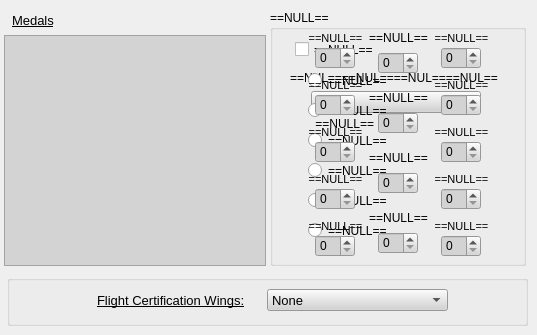
    <widget class="QWidget" name="tabMRF">
     <attribute name="title">
      <string>Medals, Ribbons and Wings</string>
     </attribute>
     <widget class="QGroupBox" name="groupBox_4">
      <property name="geometry">
       <rect>
        <x>7</x>
        <y>275</y>
        <width>521</width>
        <height>51</height>
       </rect>
      </property>
      <property name="title">
       <string/>
      </property>
      <widget class="QLabel" name="label_26">
       <property name="geometry">
        <rect>
         <x>90</x>
         <y>17</y>
         <width>161</width>
         <height>16</height>
        </rect>
       </property>
       <property name="font">
        <font>
         <family>Arial</family>
         <pointsize>10</pointsize>
         <weight>50</weight>
         <bold>false</bold>
         <underline>true</underline>
        </font>
       </property>
       <property name="text">
        <string>Flight Certification Wings:</string>
       </property>
      </widget>
      <widget class="QComboBox" name="cbFCHG">
       <property name="geometry">
        <rect>
         <x>260</x>
         <y>14</y>
         <width>181</width>
         <height>22</height>
        </rect>
       </property>
       <property name="font">
        <font>
         <family>Arial</family>
         <pointsize>10</pointsize>
        </font>
       </property>
       <property name="styleSheet">
        <string notr="true">background-color: rgb(211, 211, 211);</string>
       </property>
       <item>
        <property name="text">
         <string>None</string>
        </property>
       </item>
       <item>
        <property name="text">
         <string>1st Echelon (10 Pts)</string>
        </property>
       </item>
       <item>
        <property name="text">
         <string>2nd Echelon (25 Pts)</string>
        </property>
       </item>
       <item>
        <property name="text">
         <string>3rd Echelon (50 Pts)</string>
        </property>
       </item>
       <item>
        <property name="text">
         <string>4th Echelon (75 Pts)</string>
        </property>
       </item>
       <item>
        <property name="text">
         <string>5th Echelon (100 Pts)</string>
        </property>
       </item>
       <item>
        <property name="text">
         <string>6th Echelon (150 Pts)</string>
        </property>
       </item>
       <item>
        <property name="text">
         <string>7th Echelon (200 Pts)</string>
        </property>
       </item>
       <item>
        <property name="text">
         <string>8th Echelon (250 Pts)</string>
        </property>
       </item>
       <item>
        <property name="text">
         <string>9th Echelon (300 Pts)</string>
        </property>
       </item>
       <item>
        <property name="text">
         <string>10th Echelon (400 Pts)</string>
        </property>
       </item>
       <item>
        <property name="text">
         <string>11th Echelon (500 Pts)</string>
        </property>
       </item>
       <item>
        <property name="text">
         <string>12th Echelon (750 Pts)</string>
        </property>
       </item>
       <item>
        <property name="text">
         <string>13th Echelon (1,000 Pts)</string>
        </property>
       </item>
       <item>
        <property name="text">
         <string>14th Echelon (1,250 Pts)</string>
        </property>
       </item>
       <item>
        <property name="text">
         <string>15th Echelon (1,500 Pts)</string>
        </property>
       </item>
       <item>
        <property name="text">
         <string>16th Echelon (2,000 Pts)</string>
        </property>
       </item>
       <item>
        <property name="text">
         <string>17th Echelon (2,500 Pts)</string>
        </property>
       </item>
       <item>
        <property name="text">
         <string>18th Echelon (3,000 Pts)</string>
        </property>
       </item>
       <item>
        <property name="text">
         <string>19th Echelon (3,500 Pts)</string>
        </property>
       </item>
       <item>
        <property name="text">
         <string>20th Echelon (4,000 Pts)</string>
        </property>
       </item>
       <item>
        <property name="text">
         <string>21st Echelon (5,000 Pts)</string>
        </property>
       </item>
      </widget>
     </widget>
     <widget class="QLabel" name="label_24">
      <property name="geometry">
       <rect>
        <x>12</x>
        <y>12</y>
        <width>131</width>
        <height>16</height>
       </rect>
      </property>
      <property name="font">
       <font>
        <family>Arial</family>
        <pointsize>10</pointsize>
        <weight>50</weight>
        <bold>false</bold>
        <underline>true</underline>
       </font>
      </property>
      <property name="text">
       <string>Medals</string>
      </property>
     </widget>
     <widget class="QListWidget" name="lw_medals">
      <property name="geometry">
       <rect>
        <x>4</x>
        <y>35</y>
        <width>262</width>
        <height>231</height>
       </rect>
      </property>
      <property name="font">
       <font>
        <family>Arial</family>
       </font>
      </property>
      <property name="styleSheet">
       <string notr="true">background-color: rgb(211, 211, 211);</string>
      </property>
     </widget>
     <widget class="QGroupBox" name="gb_medals">
      <property name="geometry">
       <rect>
        <x>270</x>
        <y>10</y>
        <width>256</width>
        <height>256</height>
       </rect>
      </property>
      <property name="font">
       <font>
        <family>Arial</family>
        <pointsize>9</pointsize>
        <weight>50</weight>
        <bold>false</bold>
       </font>
      </property>
      <property name="title">
       <string>==NULL==</string>
      </property>
      <widget class="QCheckBox" name="cb_singleMedal">
       <property name="enabled">
        <bool>true</bool>
       </property>
       <property name="geometry">
        <rect>
         <x>25</x>
         <y>31</y>
         <width>221</width>
         <height>17</height>
        </rect>
       </property>
       <property name="font">
        <font>
         <family>Arial</family>
         <pointsize>9</pointsize>
        </font>
       </property>
       <property name="text">
        <string>==NULL==</string>
       </property>
      </widget>
      <widget class="QSpinBox" name="sb_multi_center1">
       <property name="geometry">
        <rect>
         <x>108</x>
         <y>42</y>
         <width>40</width>
         <height>22</height>
        </rect>
       </property>
       <property name="styleSheet">
        <string notr="true">background-color: rgb(211, 211, 211);</string>
       </property>
       <property name="maximum">
        <number>999</number>
       </property>
      </widget>
      <widget class="QLabel" name="lbl_multi_center1">
       <property name="geometry">
        <rect>
         <x>8</x>
         <y>18</y>
         <width>241</width>
         <height>20</height>
        </rect>
       </property>
       <property name="font">
        <font>
         <family>Arial</family>
         <pointsize>9</pointsize>
        </font>
       </property>
       <property name="text">
        <string>==NULL==</string>
       </property>
       <property name="alignment">
        <set>Qt::AlignCenter</set>
       </property>
      </widget>
      <widget class="QLabel" name="lbl_ranged">
       <property name="geometry">
        <rect>
         <x>3</x>
         <y>104</y>
         <width>101</width>
         <height>20</height>
        </rect>
       </property>
       <property name="font">
        <font>
         <family>Arial</family>
         <pointsize>9</pointsize>
        </font>
       </property>
       <property name="text">
        <string>==NULL==</string>
       </property>
       <property name="alignment">
        <set>Qt::AlignRight|Qt::AlignTrailing|Qt::AlignVCenter</set>
       </property>
      </widget>
      <widget class="QSpinBox" name="sb_multi_center2">
       <property name="geometry">
        <rect>
         <x>108</x>
         <y>102</y>
         <width>40</width>
         <height>22</height>
        </rect>
       </property>
       <property name="styleSheet">
        <string notr="true">background-color: rgb(211, 211, 211);</string>
       </property>
       <property name="maximum">
        <number>999</number>
       </property>
      </widget>
      <widget class="QLabel" name="lbl_multi_center2">
       <property name="geometry">
        <rect>
         <x>8</x>
         <y>78</y>
         <width>241</width>
         <height>20</height>
        </rect>
       </property>
       <property name="font">
        <font>
         <family>Arial</family>
         <pointsize>9</pointsize>
        </font>
       </property>
       <property name="text">
        <string>==NULL==</string>
       </property>
       <property name="alignment">
        <set>Qt::AlignCenter</set>
       </property>
      </widget>
      <widget class="QLabel" name="lbl_multi_center3">
       <property name="geometry">
        <rect>
         <x>8</x>
         <y>138</y>
         <width>241</width>
         <height>20</height>
        </rect>
       </property>
       <property name="font">
        <font>
         <family>Arial</family>
         <pointsize>9</pointsize>
        </font>
       </property>
       <property name="text">
        <string>==NULL==</string>
       </property>
       <property name="alignment">
        <set>Qt::AlignCenter</set>
       </property>
      </widget>
      <widget class="QSpinBox" name="sb_multi_center3">
       <property name="geometry">
        <rect>
         <x>108</x>
         <y>162</y>
         <width>40</width>
         <height>22</height>
        </rect>
       </property>
       <property name="styleSheet">
        <string notr="true">background-color: rgb(211, 211, 211);</string>
       </property>
       <property name="maximum">
        <number>999</number>
       </property>
      </widget>
      <widget class="QComboBox" name="combo_top">
       <property name="geometry">
        <rect>
         <x>41</x>
         <y>81</y>
         <width>170</width>
         <height>22</height>
        </rect>
       </property>
       <property name="styleSheet">
        <string notr="true">background-color: rgb(211, 211, 211);</string>
       </property>
      </widget>
      <widget class="QLabel" name="lbl_top_free_text">
       <property name="geometry">
        <rect>
         <x>20</x>
         <y>60</y>
         <width>215</width>
         <height>16</height>
        </rect>
       </property>
       <property name="text">
        <string>==NUL====NUL====NUL====NUL==</string>
       </property>
      </widget>
      <widget class="QRadioButton" name="rb_upgradeable_0">
       <property name="geometry">
        <rect>
         <x>38</x>
         <y>62</y>
         <width>211</width>
         <height>17</height>
        </rect>
       </property>
       <property name="text">
        <string>==NULL==</string>
       </property>
      </widget>
      <widget class="QRadioButton" name="rb_upgradeable_1">
       <property name="geometry">
        <rect>
         <x>38</x>
         <y>92</y>
         <width>211</width>
         <height>17</height>
        </rect>
       </property>
       <property name="text">
        <string>==NULL==</string>
       </property>
      </widget>
      <widget class="QRadioButton" name="rb_upgradeable_2">
       <property name="geometry">
        <rect>
         <x>38</x>
         <y>122</y>
         <width>211</width>
         <height>17</height>
        </rect>
       </property>
       <property name="text">
        <string>==NULL==</string>
       </property>
      </widget>
      <widget class="QRadioButton" name="rb_upgradeable_3">
       <property name="geometry">
        <rect>
         <x>38</x>
         <y>152</y>
         <width>211</width>
         <height>17</height>
        </rect>
       </property>
       <property name="text">
        <string>==NULL==</string>
       </property>
      </widget>
      <widget class="QRadioButton" name="rb_upgradeable_4">
       <property name="geometry">
        <rect>
         <x>38</x>
         <y>182</y>
         <width>211</width>
         <height>17</height>
        </rect>
       </property>
       <property name="text">
        <string>==NULL==</string>
       </property>
      </widget>
      <widget class="QRadioButton" name="rb_upgradeable_5">
       <property name="geometry">
        <rect>
         <x>38</x>
         <y>212</y>
         <width>211</width>
         <height>17</height>
        </rect>
       </property>
       <property name="text">
        <string>==NULL==</string>
       </property>
      </widget>
      <widget class="QSpinBox" name="sb_multi_center4">
       <property name="geometry">
        <rect>
         <x>108</x>
         <y>222</y>
         <width>40</width>
         <height>22</height>
        </rect>
       </property>
       <property name="styleSheet">
        <string notr="true">background-color: rgb(211, 211, 211);</string>
       </property>
       <property name="maximum">
        <number>999</number>
       </property>
      </widget>
      <widget class="QLabel" name="lbl_multi_center4">
       <property name="geometry">
        <rect>
         <x>8</x>
         <y>198</y>
         <width>241</width>
         <height>20</height>
        </rect>
       </property>
       <property name="font">
        <font>
         <family>Arial</family>
         <pointsize>9</pointsize>
        </font>
       </property>
       <property name="text">
        <string>==NULL==</string>
       </property>
       <property name="alignment">
        <set>Qt::AlignCenter</set>
       </property>
      </widget>
      <widget class="QLabel" name="lbl_multi_right4">
       <property name="geometry">
        <rect>
         <x>129</x>
         <y>159</y>
         <width>125</width>
         <height>20</height>
        </rect>
       </property>
       <property name="font">
        <font>
         <family>Arial</family>
         <pointsize>8</pointsize>
        </font>
       </property>
       <property name="text">
        <string>==NULL==</string>
       </property>
       <property name="alignment">
        <set>Qt::AlignCenter</set>
       </property>
      </widget>
      <widget class="QLabel" name="lbl_multi_right1">
       <property name="geometry">
        <rect>
         <x>129</x>
         <y>18</y>
         <width>125</width>
         <height>20</height>
        </rect>
       </property>
       <property name="font">
        <font>
         <family>Arial</family>
         <pointsize>8</pointsize>
        </font>
       </property>
       <property name="text">
        <string>==NULL==</string>
       </property>
       <property name="alignment">
        <set>Qt::AlignCenter</set>
       </property>
      </widget>
      <widget class="QLabel" name="lbl_multi_right3">
       <property name="geometry">
        <rect>
         <x>129</x>
         <y>112</y>
         <width>125</width>
         <height>20</height>
        </rect>
       </property>
       <property name="font">
        <font>
         <family>Arial</family>
         <pointsize>8</pointsize>
        </font>
       </property>
       <property name="text">
        <string>==NULL==</string>
       </property>
       <property name="alignment">
        <set>Qt::AlignCenter</set>
       </property>
      </widget>
      <widget class="QSpinBox" name="sb_multi_right1">
       <property name="geometry">
        <rect>
         <x>171</x>
         <y>37</y>
         <width>40</width>
         <height>22</height>
        </rect>
       </property>
       <property name="styleSheet">
        <string notr="true">background-color: rgb(211, 211, 211);</string>
       </property>
       <property name="maximum">
        <number>999</number>
       </property>
      </widget>
      <widget class="QLabel" name="lbl_multi_right2">
       <property name="geometry">
        <rect>
         <x>129</x>
         <y>65</y>
         <width>125</width>
         <height>20</height>
        </rect>
       </property>
       <property name="font">
        <font>
         <family>Arial</family>
         <pointsize>8</pointsize>
        </font>
       </property>
       <property name="text">
        <string>==NULL==</string>
       </property>
       <property name="alignment">
        <set>Qt::AlignCenter</set>
       </property>
      </widget>
      <widget class="QSpinBox" name="sb_multi_right2">
       <property name="geometry">
        <rect>
         <x>171</x>
         <y>84</y>
         <width>40</width>
         <height>22</height>
        </rect>
       </property>
       <property name="styleSheet">
        <string notr="true">background-color: rgb(211, 211, 211);</string>
       </property>
       <property name="maximum">
        <number>999</number>
       </property>
      </widget>
      <widget class="QSpinBox" name="sb_multi_right3">
       <property name="geometry">
        <rect>
         <x>171</x>
         <y>131</y>
         <width>40</width>
         <height>22</height>
        </rect>
       </property>
       <property name="styleSheet">
        <string notr="true">background-color: rgb(211, 211, 211);</string>
       </property>
       <property name="maximum">
        <number>999</number>
       </property>
      </widget>
      <widget class="QSpinBox" name="sb_multi_right4">
       <property name="geometry">
        <rect>
         <x>171</x>
         <y>178</y>
         <width>40</width>
         <height>22</height>
        </rect>
       </property>
       <property name="styleSheet">
        <string notr="true">background-color: rgb(211, 211, 211);</string>
       </property>
       <property name="maximum">
        <number>999</number>
       </property>
      </widget>
      <widget class="QSpinBox" name="sb_multi_left3">
       <property name="geometry">
        <rect>
         <x>45</x>
         <y>131</y>
         <width>40</width>
         <height>22</height>
        </rect>
       </property>
       <property name="styleSheet">
        <string notr="true">background-color: rgb(211, 211, 211);</string>
       </property>
       <property name="maximum">
        <number>999</number>
       </property>
      </widget>
      <widget class="QLabel" name="lbl_multi_left3">
       <property name="geometry">
        <rect>
         <x>3</x>
         <y>112</y>
         <width>125</width>
         <height>20</height>
        </rect>
       </property>
       <property name="font">
        <font>
         <family>Arial</family>
         <pointsize>8</pointsize>
        </font>
       </property>
       <property name="text">
        <string>==NULL==</string>
       </property>
       <property name="alignment">
        <set>Qt::AlignCenter</set>
       </property>
      </widget>
      <widget class="QLabel" name="lbl_multi_left4">
       <property name="geometry">
        <rect>
         <x>3</x>
         <y>159</y>
         <width>125</width>
         <height>20</height>
        </rect>
       </property>
       <property name="font">
        <font>
         <family>Arial</family>
         <pointsize>8</pointsize>
        </font>
       </property>
       <property name="text">
        <string>==NULL==</string>
       </property>
       <property name="alignment">
        <set>Qt::AlignCenter</set>
       </property>
       <property name="wordWrap">
        <bool>false</bool>
       </property>
      </widget>
      <widget class="QLabel" name="lbl_multi_left2">
       <property name="geometry">
        <rect>
         <x>3</x>
         <y>65</y>
         <width>125</width>
         <height>20</height>
        </rect>
       </property>
       <property name="font">
        <font>
         <family>Arial</family>
         <pointsize>8</pointsize>
        </font>
       </property>
       <property name="text">
        <string>==NULL==</string>
       </property>
       <property name="alignment">
        <set>Qt::AlignCenter</set>
       </property>
      </widget>
      <widget class="QSpinBox" name="sb_multi_left2">
       <property name="geometry">
        <rect>
         <x>45</x>
         <y>84</y>
         <width>40</width>
         <height>22</height>
        </rect>
       </property>
       <property name="styleSheet">
        <string notr="true">background-color: rgb(211, 211, 211);</string>
       </property>
       <property name="maximum">
        <number>999</number>
       </property>
      </widget>
      <widget class="QSpinBox" name="sb_multi_left4">
       <property name="geometry">
        <rect>
         <x>45</x>
         <y>178</y>
         <width>40</width>
         <height>22</height>
        </rect>
       </property>
       <property name="styleSheet">
        <string notr="true">background-color: rgb(211, 211, 211);</string>
       </property>
       <property name="maximum">
        <number>999</number>
       </property>
      </widget>
      <widget class="QSpinBox" name="sb_multi_left1">
       <property name="geometry">
        <rect>
         <x>45</x>
         <y>37</y>
         <width>40</width>
         <height>22</height>
        </rect>
       </property>
       <property name="styleSheet">
        <string notr="true">background-color: rgb(211, 211, 211);</string>
       </property>
       <property name="maximum">
        <number>999</number>
       </property>
      </widget>
      <widget class="QLabel" name="lbl_multi_left1">
       <property name="geometry">
        <rect>
         <x>3</x>
         <y>18</y>
         <width>125</width>
         <height>20</height>
        </rect>
       </property>
       <property name="font">
        <font>
         <family>Arial</family>
         <pointsize>8</pointsize>
        </font>
       </property>
       <property name="text">
        <string>==NULL==</string>
       </property>
       <property name="alignment">
        <set>Qt::AlignCenter</set>
       </property>
      </widget>
      <widget class="QSpinBox" name="sb_multi_right5">
       <property name="geometry">
        <rect>
         <x>171</x>
         <y>225</y>
         <width>40</width>
         <height>22</height>
        </rect>
       </property>
       <property name="styleSheet">
        <string notr="true">background-color: rgb(211, 211, 211);</string>
       </property>
       <property name="maximum">
        <number>999</number>
       </property>
      </widget>
      <widget class="QSpinBox" name="sb_multi_left5">
       <property name="geometry">
        <rect>
         <x>45</x>
         <y>225</y>
         <width>40</width>
         <height>22</height>
        </rect>
       </property>
       <property name="styleSheet">
        <string notr="true">background-color: rgb(211, 211, 211);</string>
       </property>
       <property name="maximum">
        <number>999</number>
       </property>
      </widget>
      <widget class="QLabel" name="lbl_multi_left5">
       <property name="geometry">
        <rect>
         <x>3</x>
         <y>206</y>
         <width>125</width>
         <height>20</height>
        </rect>
       </property>
       <property name="font">
        <font>
         <family>Arial</family>
         <pointsize>8</pointsize>
        </font>
       </property>
       <property name="text">
        <string>==NULL==</string>
       </property>
       <property name="alignment">
        <set>Qt::AlignCenter</set>
       </property>
       <property name="wordWrap">
        <bool>false</bool>
       </property>
      </widget>
      <widget class="QLabel" name="lbl_multi_right5">
       <property name="geometry">
        <rect>
         <x>129</x>
         <y>206</y>
         <width>125</width>
         <height>20</height>
        </rect>
       </property>
       <property name="font">
        <font>
         <family>Arial</family>
         <pointsize>8</pointsize>
        </font>
       </property>
       <property name="text">
        <string>==NULL==</string>
       </property>
       <property name="alignment">
        <set>Qt::AlignCenter</set>
       </property>
      </widget>
      <zorder>lbl_top_free_text</zorder>
      <zorder>combo_top</zorder>
      <zorder>cb_singleMedal</zorder>
      <zorder>lbl_ranged</zorder>
      <zorder>rb_upgradeable_0</zorder>
      <zorder>rb_upgradeable_1</zorder>
      <zorder>rb_upgradeable_2</zorder>
      <zorder>rb_upgradeable_3</zorder>
      <zorder>rb_upgradeable_4</zorder>
      <zorder>rb_upgradeable_5</zorder>
      <zorder>lbl_multi_center1</zorder>
      <zorder>lbl_multi_center3</zorder>
      <zorder>lbl_multi_center2</zorder>
      <zorder>sb_multi_center3</zorder>
      <zorder>sb_multi_center2</zorder>
      <zorder>sb_multi_center1</zorder>
      <zorder>sb_multi_center4</zorder>
      <zorder>lbl_multi_center4</zorder>
      <zorder>lbl_multi_right4</zorder>
      <zorder>lbl_multi_right1</zorder>
      <zorder>lbl_multi_right3</zorder>
      <zorder>sb_multi_right1</zorder>
      <zorder>lbl_multi_right2</zorder>
      <zorder>sb_multi_right2</zorder>
      <zorder>sb_multi_right3</zorder>
      <zorder>sb_multi_right4</zorder>
      <zorder>sb_multi_left3</zorder>
      <zorder>lbl_multi_left3</zorder>
      <zorder>lbl_multi_left4</zorder>
      <zorder>lbl_multi_left2</zorder>
      <zorder>sb_multi_left2</zorder>
      <zorder>sb_multi_left4</zorder>
      <zorder>sb_multi_left1</zorder>
      <zorder>lbl_multi_left1</zorder>
      <zorder>lbl_multi_left5</zorder>
      <zorder>lbl_multi_right5</zorder>
      <zorder>sb_multi_left5</zorder>
      <zorder>sb_multi_right5</zorder>
     </widget>
    </widget>
